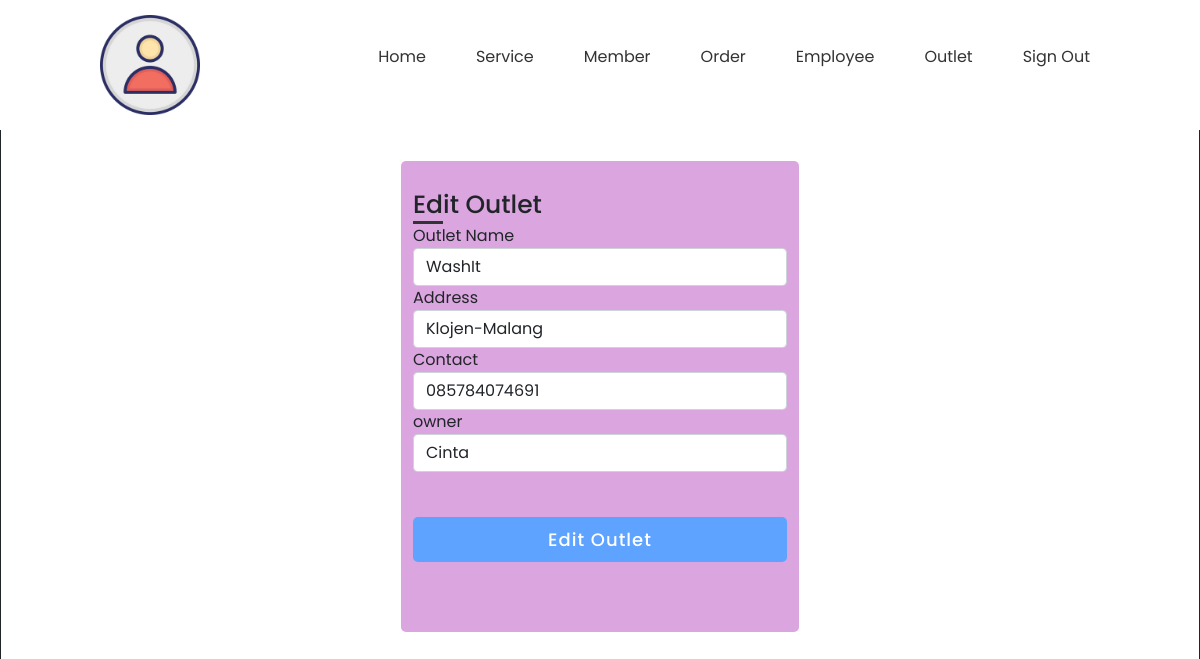
The page /edit_outlet.php?id_outlet=1 (signed in) on the database its author committed.
### tables this page shows
CREATE TABLE `outlet` (
  `id_outlet` int(11) NOT NULL,
  `nama_outlet` varchar(255) NOT NULL,
  `alamat` text NOT NULL,
  `telp` varchar(15) NOT NULL,
  `id_owner` int(11) NOT NULL
);

### edit_outlet.php (the view, shortened to what this page needs)
<!DOCTYPE html>
<html lang="en">
<head>
    <link rel="stylesheet" href="css/edit_outlet.css">
</head>
<body>
    <?php
    include "navbar.php";
    include "koneksi.php";
    $query_outlet = mysqli_query($conn, "SELECT * from outlet where id_outlet='" . $_GET['id_outlet'] . "'");
    $data_outlet = mysqli_fetch_array($query_outlet);
    ?>
    <div class="container">
        <div class="title">Edit Outlet</div>
        <form method="POST" action="proses_edit_outlet.php">
            <div class="outlet-details">
                <div class="input-box">
                    <span class="details">Outlet Name</span>
                    <input type="text" class="form-control" name="nama_outlet" value="<?= $data_outlet['nama_outlet'] ?>" required>
                </div>
                <div class="input-box">
                    <span class="details">Address</span>
                    <input type="textarea" class="form-control" name="alamat" value="<?= $data_outlet['alamat'] ?>" required>
                </div>
                <div class="input-box">
                    <span class="details">Contact</span>
                    <input type="text" class="form-control" name="telp" value="<?= $data_outlet['telp'] ?>" required>
                </div>
                <div class="form-group">
                    <label>owner</label>
                    <select name="id_owner" class="form-control">
                        <?php
                        $cmd_query = mysqli_query($conn, "SELECT * FROM user WHERE role='Owner'");
                        while ($list_owner = mysqli_fetch_assoc($cmd_query)) {
                            echo '<option value="'.$list_owner['id_user'].'">'.$list_owner['nama_user'].'</option>';
                        }
                        ?>
                    </select>
                </div>
            </div>
            <div class="button">
                <input type="submit" value="Edit Outlet">
            </div>
        </form>
    </div>
</body>
</html>

### css/edit_outlet.css (style rules this page uses)
* { margin:0; padding: 0; box-sizing: border-box; font-family: 'Poppins', sans-serif; }
body { height: 100vh; border: 1px solid; justify-content: center; align-items: center; padding-top: 80px; padding-bottom: 100px; padding-left: 400px; padding-right: 400px; }
.container { max-width: 700px; width: 100%; background: #dba5df; padding: 25px 30px; border-radius: 5px; }
.container .title { font-size: 25px; font-weight: 500; position: relative; }
.container .title::before { content: ''; position: absolute; left: 0; bottom: 0; height: 3px; width: 30px; background: #323333; }
form .button { height: 45px; margin: 45px 0; }
form .button input { height: 100%; width: 100%; outline: none; color: #fff; background: #5da3ff; border: none; font-size: 18px; font-weight: 500; letter-spacing: 1px;border-radius: 5px; }

### css/navbar.css (style rules this page uses)
* { margin: 0; padding: 0; box-sizing: border-box; font-family: 'Poppins', sans serif; }

### rows shown on the page
outlet: nama_outlet "WashIt", alamat "Klojen-Malang", telp "085784074691"

### other values the page prints
form field id_owner "Cinta"
